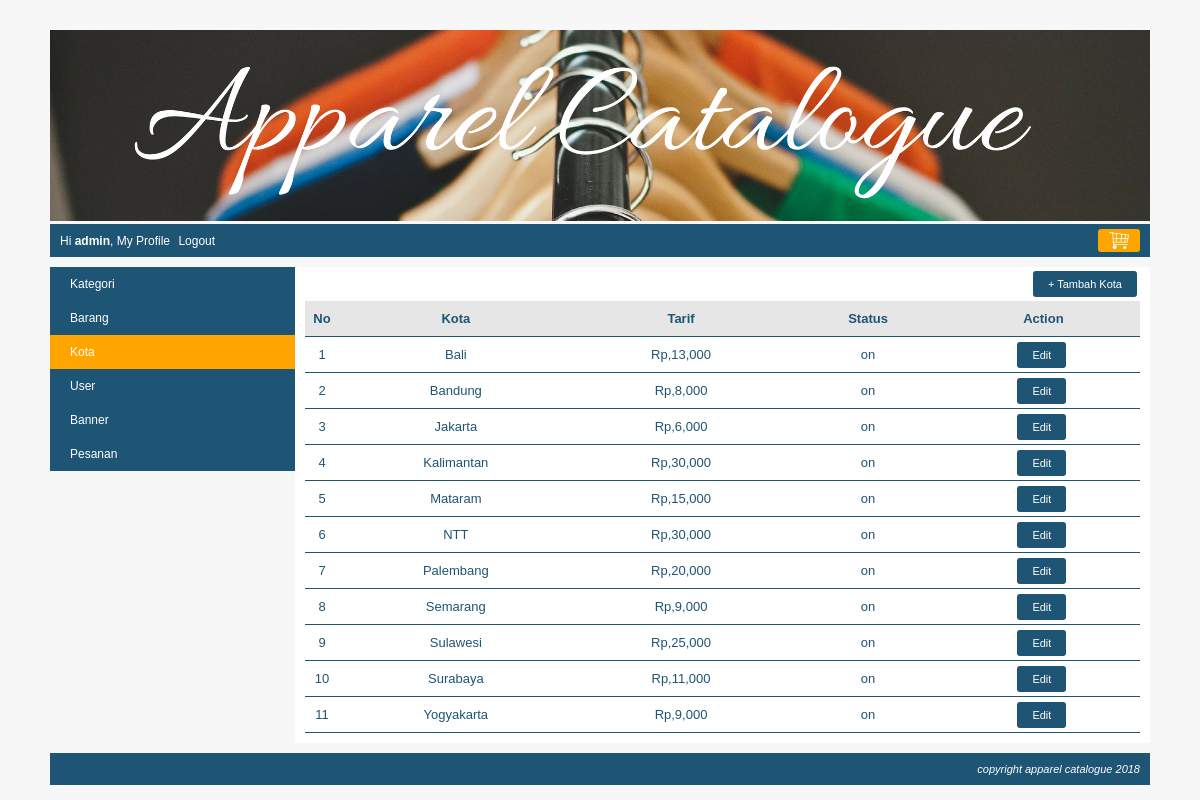
Screenshot of /index.php?page=my_profile&module=kota&action=list (signed in) with the database file from the repository.
### tables this page shows
CREATE TABLE `kota` (
  `kota_id` int(10) NOT NULL,
  `kota` varchar(150) NOT NULL,
  `tarif` int(10) NOT NULL,
  `status` enum('on','off') NOT NULL
);

### function/helper.php (called while the page is built, shortened)
<?php
	function rupiah($nilai = 0){
		$string = "Rp,". number_format($nilai);
		return $string;
	}

### module/kota/list.php (the view)
<div id="frame-tambah">
	<a class="tombol-action" href="<?php echo BASE_URL."index.php?page=my_profile&module=kota&action=form"; ?>">+ Tambah Kota</a>
</div>
<?php
	$queryKota = mysqli_query($koneksi, "SELECT * FROM kota ORDER BY kota ASC");
	if(mysqli_num_rows($queryKota) == 0){
		echo "<h3>Saat ini belum ada nama kota yang didalam database.</h3>";
	}
	else{
		echo "<table class='table-list'>";
			echo "<tr class='baris-title'>
					<th class='kolom-nomor'>No</th>
					<th class='kiri'>Kota</th>
					<th class='kiri'>Tarif</th>
					<th class='tengah'>Status</th>
					<th class='tengah'>Action</th>
				 </tr>";
			$no = 1;
			while($rowKota=mysqli_fetch_assoc($queryKota)){
				echo "<tr>
						<td class='kolom-nomor'>$no</td>
						<td>$rowKota[kota]</td>
						<td>".rupiah($rowKota['tarif'])."</td>
						<td class='tengah'>$rowKota[status]</td>
						<td class='tengah'>
							<a class='tombol-action' href='".BASE_URL."index.php?page=my_profile&module=kota&action=form&kota_id=$rowKota[kota_id]"."'>Edit</a>
						</td>
					 </tr>";
				$no++;
			}
		echo "</table>";
	}
?>

### css/style.css (style rules this page uses)
body { font-family:arial; font-size:12px; color:#1e5474; background:#F7F7F7; margin:0px; }
.table-list { width: 100%; border-collapse: collapse; }
.table-list tr { border-bottom: 1px solid #1e5474; }
.table-list tr.baris-title { background: #E6E6E6; }
.table-list tr th, .table-list tr td { padding: 10px 7px; font-size:13px; text-align: center; }
.kolom-nomor { width: 20px; text-align: center; }
.kiri { text-align: left; font-size: 14-x; }
.tengah { text-align: center; }
#frame-tambah { margin-bottom: 10px; text-align: right; }
.tombol-action { background: #1e5474; color: white; padding: 7px 15px; border-radius: 3px; cursor: pointer; text-decoration: none; margin-right: 3px; font-size: 11px; }

### rows the page displays
kota: kota "Bali", tarif "Rp,13,000", status "on"
kota: kota "Bandung", tarif "Rp,8,000", status "on"
kota: kota "Jakarta", tarif "Rp,6,000", status "on"
kota: kota "Kalimantan", tarif "Rp,30,000", status "on"
kota: kota "Mataram", tarif "Rp,15,000", status "on"
kota: kota "NTT", tarif "Rp,30,000", status "on"
kota: kota "Palembang", tarif "Rp,20,000", status "on"
kota: kota "Semarang", tarif "Rp,9,000", status "on"
kota: kota "Sulawesi", tarif "Rp,25,000", status "on"
kota: kota "Surabaya", tarif "Rp,11,000", status "on"
kota: kota "Yogyakarta", tarif "Rp,9,000", status "on"

### other values shown
$nama "admin"
